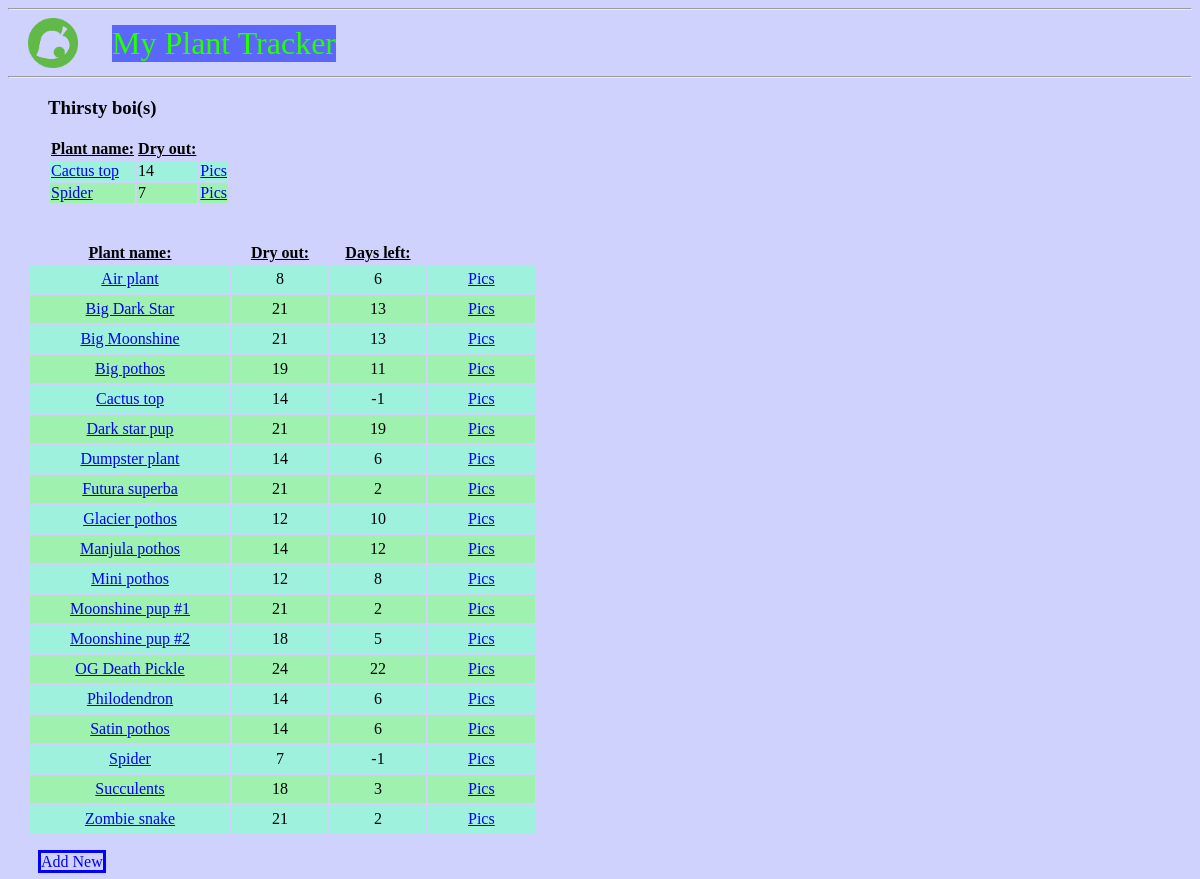
Before: / with the older database file.
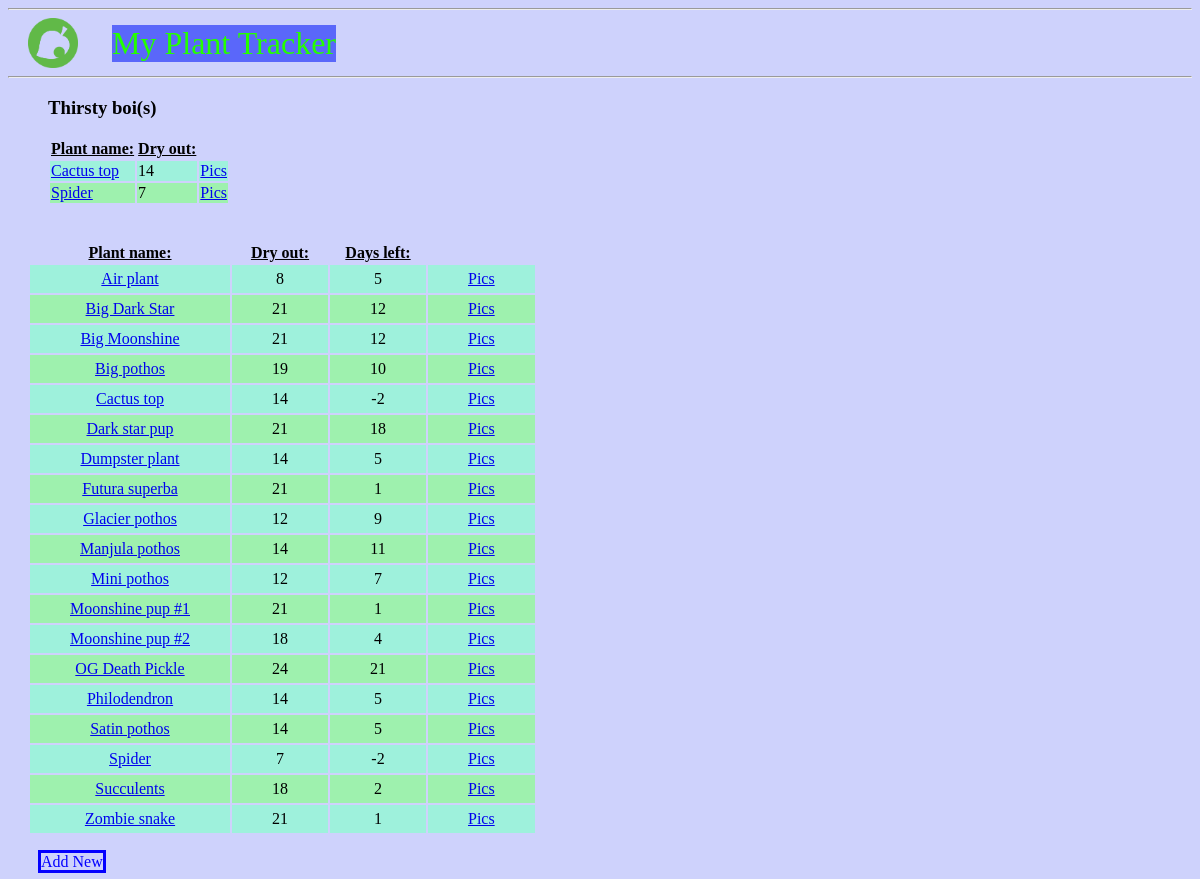
After: the same page with the newer database file.
### tables this page shows
CREATE TABLE plants (
	id INTEGER PRIMARY KEY AUTOINCREMENT,
	name TEXT NOT NULL,
	lastWatered DATE NOT NULL,
	dryOut INTEGER NOT NULL
, remaining TINYINT);

### plantFlask.py (the view)
@app.route('/')
def index():
	conn = get_db_connection()
	plants = conn.execute('SELECT * FROM plants ORDER BY name').fetchall()
	thirstyToday = conn.execute('SELECT * FROM plants WHERE remaining < 1 ORDER BY name').fetchall()
	conn.close()
	return render_template('index.html', thirstyToday=thirstyToday, plants=plants)

### plantFlask.py (called while the page is built)
def get_db_connection():
	conn = sqlite3.connect('database.db')
	conn.row_factory = sqlite3.Row
	return conn

### templates/index.html
{% extends 'base.html' %}
{% block content %}
	<h3 class="header3">Thirsty boi(s)</h3>
	<table id="plants", class="header3">
                <th><u>Plant name:</u></th>
		<th><u>Dry out:</u></th>
		{% for thirstyToday in thirstyToday %}
			{% if loop.index % 2 == 0 %}
				{% set bg_color = '#9EF1AE' %}
			{% else %}
				{% set bg_color = '#9EF1DC' %}
			{% endif %}
                        <tr style="background-color: {{ bg_color }}">
                                <td><a href="{{ url_for('edit', plantName=thirstyToday['name']) }}">{{ thirstyToday['name'] }}</a></td>
                                <td> {{ thirstyToday['dryOut'] }}</td>
                                <td><a href="{{ url_for('upload', plantName=thirstyToday['name']) }}">Pics</a></td>
                        </tr>
		{% endfor %}
	</table>
	<br>
	<br>
	<table id="plants", class="paddingBetweenCols">
		<th><u>Plant name:</u></th>
                <th><u>Dry out:</u></th>
                <th><u>Days left:</u></th>
                {% for plants in plants %}
                        {% if loop.index % 2 == 0 %}
                                {% set bg_color = '#9EF1AE' %}
                        {% else %}
                                {% set bg_color = '#9EF1DC' %}
                        {% endif %}
			<tr style="background-color: {{ bg_color }}">
                                <td><a href="{{ url_for('edit', plantName=plants['name']) }}">{{ plants['name'] }}</a></td>
                                <td> {{ plants['dryOut'] }}</td>
                                <td> {{ plants['remaining'] }}</td>
                                <td><a href="{{ url_for('upload', plantName=plants['name']) }}">Pics</a></td>
                        </tr>
                {% endfor %}
        </table>
	<br>
	<a href="{{ url_for('addNew') }}" class="button">Add New</a>
{% endblock %}

### templates/base.html (shortened to what this page needs)
<!DOCTYPE html>
<html lang="en">
<head>
	<link rel="stylesheet" type="text/css" href="{{ url_for('static', filename='styles.css') }}" />
</head>
<body class="body">
	<hr>
	<nav>
		<img class="logo" src="{{ url_for('static', filename='nook.png') }}">
		<a href="{{ url_for('index') }}">  My Plant Tracker  </a>
	</nav>
	<hr>
	<div class="content">
		{% block content %} {% endblock %}
	</div>
</body>
</html>

### static/styles.css (style rules this page uses)
.header3 { margin-left: 40px; }
nav a { color: #25FF00; font-size: 2em; display: inline-block; vertical-align: middle; margin-left: 20px; margin-top: 0px; margin-bottom: 0px; text-decoration: none; background-color: #5A67FA; }
.paddingBetweenCols td { padding:5px 40px 5px 40px; text-align: center; }
.paddingBetweenCols { margin-left: 20px; }
a.button { text-decoration: none; border: solid; border-color: #0400FF; margin-left: 30px; color: #0400FF; background: ; }
body.body { background-color: #CED2FC; }
.logo { width: 50px; display: inline-block; vertical-align: middle; margin-left: 20px; margin-right: 10px; margin-top: 0px; margin-bottom: 0px; }

Changed rows visible on the page:
changed plants "Cactus top": remaining "-1" → "-2"
changed plants "Spider": remaining "-1" → "-2"
changed plants "Air plant": remaining "6" → "5"
changed plants "Big Dark Star": remaining "13" → "12"
changed plants "Big Moonshine": remaining "13" → "12"
changed plants "Big pothos": remaining "11" → "10"
changed plants "Dark star pup": remaining "19" → "18"
changed plants "Dumpster plant": remaining "6" → "5"
changed plants "Futura superba": remaining "2" → "1"
changed plants "Glacier pothos": remaining "10" → "9"
changed plants "Manjula pothos": remaining "12" → "11"
changed plants "Mini pothos": remaining "8" → "7"
changed plants "Moonshine pup #1": remaining "2" → "1"
changed plants "Moonshine pup #2": remaining "5" → "4"
changed plants "OG Death Pickle": remaining "22" → "21"
changed plants "Philodendron": remaining "6" → "5"
changed plants "Satin pothos": remaining "6" → "5"
changed plants "Succulents": remaining "3" → "2"
changed plants "Zombie snake": remaining "2" → "1"
